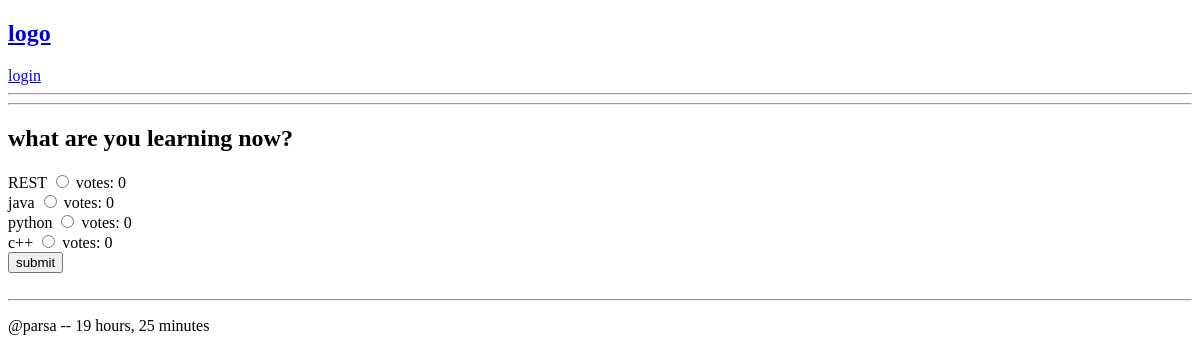
Page /question/1 on the earlier database version.
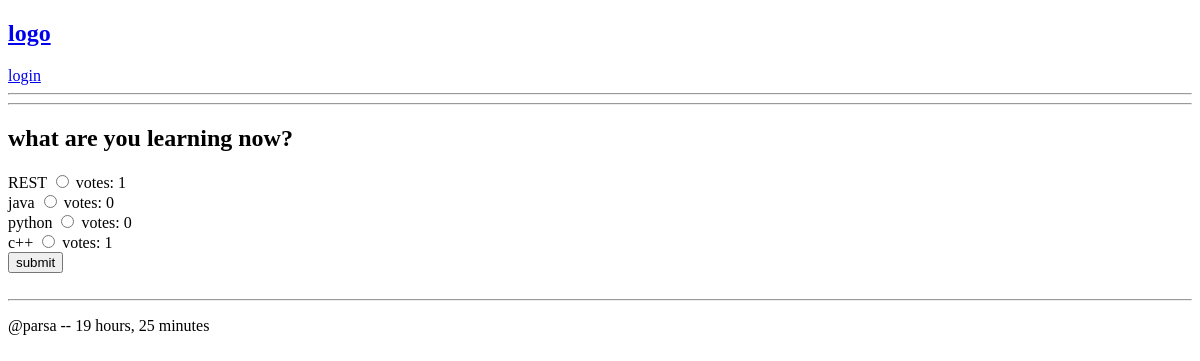
Same page on the later database version.
### app/models.py (models this page shows, shortened)
class Choice(models.Model):
    choice_text = models.CharField(max_length=250)
    question = models.ForeignKey(Question, on_delete=models.CASCADE)
    votes = models.IntegerField(default=0)

### app/views.py (the view)
# urls.py: path('question/<int:question_id>', views.question_detail, name='question'),
def question_detail(request, question_id):
    question = get_object_or_404(Question, id=question_id)
    choices = question.choice_set.all()
    if request.method == 'POST':
        the_choice = choices.get(choice_text=request.POST['choice'])
        the_choice.votes += 1
        the_choice.save()
    context = {
        'question': question,
        'choices': choices
    }
    return render(request, 'question_detail.html', context)

### templates/question_detail.html
{% extends 'base.html' %}
{% block content %}
    <h2>{{ question.question_text }}</h2>
    <form action="" method="post">{% csrf_token %}
        {% for choice in choices %}
            <span>
                <label for="{{ choice.id }}">{{ choice.choice_text }}</label>
                <input type="radio" id="{{ choice.id }}" name="choice" value="{{ choice.choice_text }}"> votes: {{ choice.votes }}
            <br>
            </span>
        {% endfor %}
        <input type="submit" value="submit">
    </form>
    <br>
    <hr>
    <p>
    @{{ question.host }} -- {{ question.pub_date|timesince }}
    </p>
{% endblock %}

Differences in the rows shown:
changed Choice "REST": votes "0" → "1"
changed Choice (number 4 of 4 on the later page): votes "0" → "1"
